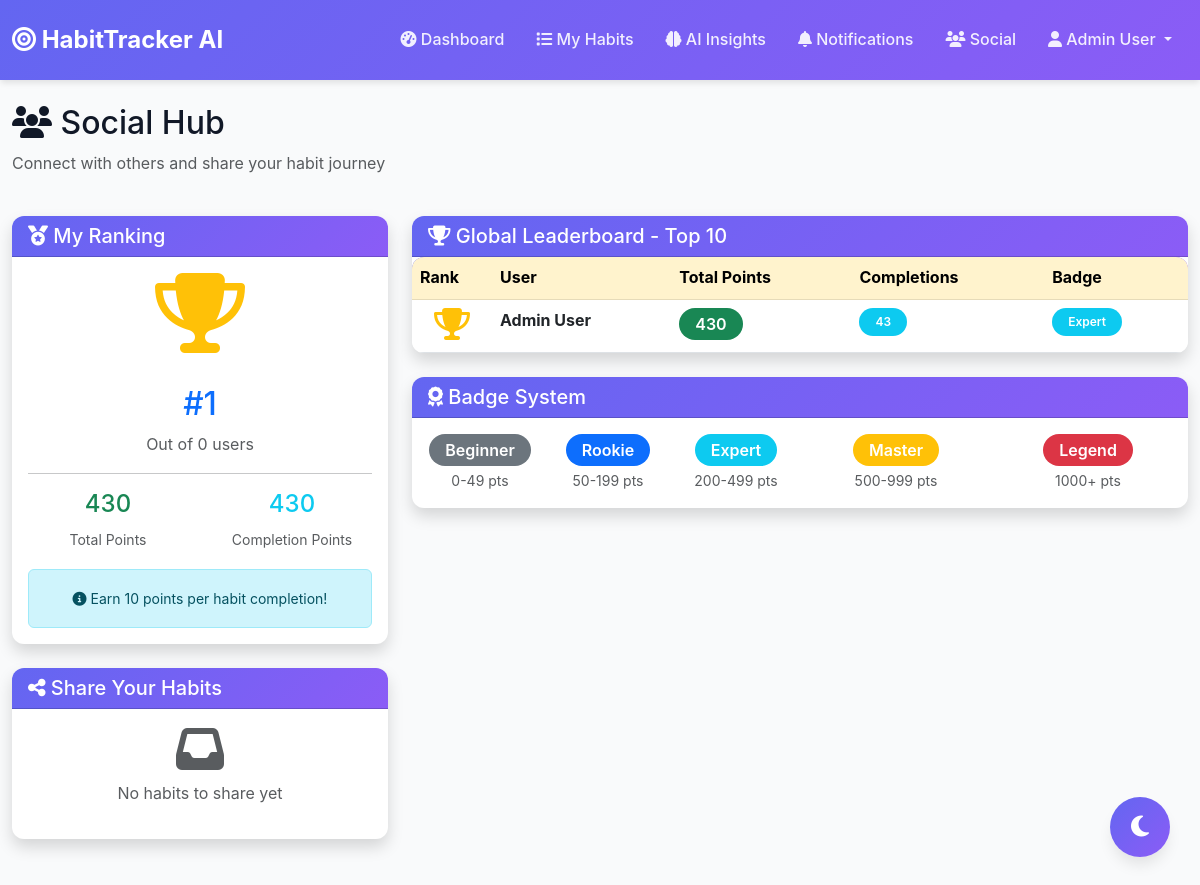
Page /user/social.php (signed in) on the committed database.
### tables this page shows
CREATE TABLE `leaderboard` (
  `leaderboard_id` int(11) NOT NULL,
  `user_id` int(11) NOT NULL,
  `total_points` int(11) DEFAULT 0,
  `streak_points` int(11) DEFAULT 0,
  `completion_points` int(11) DEFAULT 0,
  `rank_position` int(11) DEFAULT NULL,
  `last_updated` timestamp NOT NULL DEFAULT current_timestamp() ON UPDATE current_timestamp()
);

CREATE TABLE `users` (
  `user_id` int(11) NOT NULL,
  `name` varchar(100) NOT NULL,
  `email` varchar(150) NOT NULL,
  `password_hash` varchar(255) NOT NULL,
  `role` enum('USER','ADMIN') DEFAULT 'USER',
  `created_at` timestamp NOT NULL DEFAULT current_timestamp()
);

### user/social.php (the view, shortened to what this page needs)
<?php
require_once '../config/db.php';
$user_id = $_SESSION['user_id'];
$user_name = $_SESSION['name'];
$conn->query("SET @rank = 0");
$conn->query("UPDATE leaderboard SET rank_position = (@rank := @rank + 1) ORDER BY total_points DESC");
$leaderboard_query = "SELECT l.*, u.name, u.email
                      FROM leaderboard l
                      JOIN users u ON l.user_id = u.user_id
                      ORDER BY l.total_points DESC
                      LIMIT 10";
$leaderboard = $conn->query($leaderboard_query);
$my_rank_query = "SELECT * FROM leaderboard WHERE user_id = ?";
$stmt = $conn->prepare($my_rank_query);
$stmt->bind_param("i", $user_id);
$stmt->execute();
$my_rank = $stmt->get_result()->fetch_assoc();
$shareable_habits_query = "SELECT h.*, c.category_name,
                          (SELECT COUNT(*) FROM habit_logs WHERE habit_id = h.habit_id AND status = 'DONE') as total_completions,
                          sh.share_code, sh.shares_count, sh.views_count, sh.is_public
                          FROM habits h
                          LEFT JOIN categories c ON h.category_id = c.category_id
                          LEFT JOIN shared_habits sh ON h.habit_id = sh.habit_id
                          WHERE h.user_id = ?
                          ORDER BY h.created_at DESC";
$stmt = $conn->prepare($shareable_habits_query);
$stmt->bind_param("i", $user_id);
$stmt->execute();
$shareable_habits = $stmt->get_result();
$total_users_query = "SELECT COUNT(*) as count FROM users WHERE role = 'USER'";
$total_users = $conn->query($total_users_query)->fetch_assoc()['count'];
?>
<!DOCTYPE html>
<html lang="en">
<head>
    <link href="https://cdn.jsdelivr.net/npm/bootstrap@5.3.0/dist/css/bootstrap.min.css" rel="stylesheet">
    <link rel="stylesheet" href="https://cdnjs.cloudflare.com/ajax/libs/font-awesome/6.4.0/css/all.min.css">
    <link rel="stylesheet" href="../assets/css/style.css">
</head>
<body>
    <nav class="navbar navbar-expand-lg navbar-dark">
        <div class="container-fluid">
            <a class="navbar-brand" href="../index.php">
                <i class="fas fa-bullseye"></i> HabitTracker AI
            </a>
            <div class="collapse navbar-collapse" id="navbarNav">
                <ul class="navbar-nav ms-auto">
                    <li class="nav-item">
                        <a class="nav-link" href="dashboard.php">
                            <i class="fas fa-tachometer-alt"></i> Dashboard
                        </a>
                    </li>
                    <li class="nav-item">
                        <a class="nav-link" href="habits.php">
                            <i class="fas fa-list"></i> My Habits
                        </a>
                    </li>
                    <li class="nav-item">
                        <a class="nav-link" href="insights.php">
                            <i class="fas fa-brain"></i> AI Insights
                        </a>
                    </li>
                    <li class="nav-item">
                        <a class="nav-link" href="notifications.php">
                            <i class="fas fa-bell"></i> Notifications
                        </a>
                    </li>
                    <li class="nav-item">
                        <a class="nav-link active" href="social.php">
                            <i class="fas fa-users"></i> Social
                        </a>
                    </li>
                    <li class="nav-item dropdown">
                        <a class="nav-link dropdown-toggle" href="#" id="userDropdown" role="button"
                           data-bs-toggle="dropdown">
                            <i class="fas fa-user"></i> <?php echo htmlspecialchars($user_name); ?>
                        </a>
                    </li>
                </ul>
            </div>
        </div>
    </nav>
    <div class="container-fluid py-4">
        <div class="row mb-4">
            <div class="col-12">
                <h2><i class="fas fa-users"></i> Social Hub</h2>
                <p class="text-muted">Connect with others and share your habit journey</p>
            </div>
        </div>
        <div class="row">
            <div class="col-lg-4 mb-4">
                <div class="card shadow border-primary">
                    <div class="card-header bg-primary text-white">
                        <h5 class="mb-0"><i class="fas fa-medal"></i> My Ranking</h5>
                    </div>
                    <div class="card-body text-center">
                        <div class="mb-3">
                            <?php if ($my_rank && $my_rank['rank_position'] <= 3): ?>
                                <i class="fas fa-trophy fa-5x text-warning mb-3"></i>
                            <?php else: ?>
                                <i class="fas fa-user-circle fa-5x text-primary mb-3"></i>
                            <?php endif; ?>
                        </div>
                        <h2 class="text-primary">#<?php echo $my_rank ? $my_rank['rank_position'] : 'N/A'; ?></h2>
                        <p class="text-muted">Out of <?php echo $total_users; ?> users</p>
                        <hr>
                        <div class="row text-center">
                            <div class="col-6">
                                <h4 class="text-success"><?php echo $my_rank ? $my_rank['total_points'] : 0; ?></h4>
                                <small class="text-muted">Total Points</small>
                            </div>
                            <div class="col-6">
                                <h4 class="text-info"><?php echo $my_rank ? $my_rank['completion_points'] : 0; ?></h4>
                                <small class="text-muted">Completion Points</small>
                            </div>
                        </div>
                        <div class="alert alert-info mt-3 mb-0">
                            <small><i class="fas fa-info-circle"></i> Earn 10 points per habit completion!</small>
                        </div>
                    </div>
                </div>
                <div class="card shadow mt-4">
                    <div class="card-header bg-success text-white">
                        <h5 class="mb-0"><i class="fas fa-share-alt"></i> Share Your Habits</h5>
                    </div>
                    <div class="card-body">
                        <?php if ($shareable_habits->num_rows > 0): ?>
                            <p class="text-muted small">Click share to get a shareable link for your habit</p>
                            <?php while ($habit = $shareable_habits->fetch_assoc()): ?>
                                <div class="card mb-2">
                                    <div class="card-body p-2">
                                        <div class="d-flex justify-content-between align-items-center">
                                            <div>
                                                <h6 class="mb-0"><?php echo htmlspecialchars($habit['title']); ?></h6>
                                                <small class="text-muted"><?php echo $habit['total_completions']; ?> completions</small>
                                            </div>
                                            <div>
                                                <?php if ($habit['share_code']): ?>
                                                    <span class="badge bg-success">Shared</span>
                                                <?php else: ?>
                                                    <form method="POST" style="display: inline;">
                                                        <input type="hidden" name="habit_id" value="<?php echo $habit['habit_id']; ?>">
                                                        <button type="submit" name="share_habit" class="btn btn-sm btn-primary">
                                                            <i class="fas fa-share"></i>
                                                        </button>
                                                    </form>
                                                <?php endif; ?>
                                            </div>
                                        </div>
                                    </div>
                                </div>
                            <?php endwhile; ?>
                        <?php else: ?>
                            <p class="text-center text-muted">
                                <i class="fas fa-inbox fa-3x mb-2"></i><br>
                                No habits to share yet
                            </p>
                        <?php endif; ?>
                    </div>
                </div>
            </div>
            <div class="col-lg-8">
                <div class="card shadow">
                    <div class="card-header bg-warning text-white">
                        <h5 class="mb-0"><i class="fas fa-trophy"></i> Global Leaderboard - Top 10</h5>
                    </div>
                    <div class="card-body p-0">
                        <div class="table-responsive">
                            <table class="table table-hover mb-0">
                                <thead class="table-warning">
                                    <tr>
                                        <th width="80">Rank</th>
                                        <th>User</th>
                                        <th>Total Points</th>
                                        <th>Completions</th>
                                        <th>Badge</th>
                                    </tr>
                                </thead>
                                <tbody>
                                    <?php if ($leaderboard->num_rows > 0): ?>
                                        <?php while ($rank = $leaderboard->fetch_assoc()):
                                            $is_current_user = ($rank['user_id'] === $user_id);
                                            $medal_icons = [1 => 'fa-trophy text-warning', 2 => 'fa-medal text-secondary', 3 => 'fa-medal text-danger'];
                                        ?>
                                            <tr <?php echo $is_current_user ? 'class="table-primary"' : ''; ?>>
                                                <td class="text-center">
                                                    <?php if ($rank['rank_position'] <= 3): ?>
                                                        <i class="fas <?php echo $medal_icons[$rank['rank_position']]; ?> fa-2x"></i>
                                                    <?php else: ?>
                                                        <h5 class="mb-0">#<?php echo $rank['rank_position']; ?></h5>
                                                    <?php endif; ?>
                                                </td>
                                                <td>
                                                    <strong><?php echo htmlspecialchars($rank['name']); ?></strong>
                                                </td>
                                                <td>
                                                    <span class="badge bg-success fs-6"><?php echo $rank['total_points']; ?></span>
                                                </td>
                                                <td>
                                                    <span class="badge bg-info"><?php echo $rank['completion_points'] / 10; ?></span>
                                                </td>
                                                <td>
                                                    <?php
                                                    if ($rank['total_points'] >= 1000) echo '<span class="badge bg-danger">Legend</span>';
                                                    elseif ($rank['total_points'] >= 500) echo '<span class="badge bg-warning">Master</span>';
                                                    elseif ($rank['total_points'] >= 200) echo '<span class="badge bg-info">Expert</span>';
                                                    elseif ($rank['total_points'] >= 50) echo '<span class="badge bg-primary">Rookie</span>';
                                                    else echo '<span class="badge bg-secondary">Beginner</span>';
                                                    ?>
                                                </td>
                                            </tr>
                                        <?php endwhile; ?>
                                    <?php endif; ?>
                                </tbody>
                            </table>
                        </div>
                    </div>
                </div>
                <div class="card shadow mt-4">
                    <div class="card-header bg-info text-white">
                        <h5 class="mb-0"><i class="fas fa-award"></i> Badge System</h5>
                    </div>
                    <div class="card-body">
                        <div class="row text-center">
                            <div class="col-md-2">
                                <span class="badge bg-secondary fs-6 mb-1">Beginner</span>
                                <p class="small text-muted mb-0">0-49 pts</p>
                            </div>
                            <div class="col-md-2">
                                <span class="badge bg-primary fs-6 mb-1">Rookie</span>
                                <p class="small text-muted mb-0">50-199 pts</p>
                            </div>
                            <div class="col-md-2">
                                <span class="badge bg-info fs-6 mb-1">Expert</span>
                                <p class="small text-muted mb-0">200-499 pts</p>
                            </div>
                            <div class="col-md-3">
                                <span class="badge bg-warning fs-6 mb-1">Master</span>
                                <p class="small text-muted mb-0">500-999 pts</p>
                            </div>
                            <div class="col-md-3">
                                <span class="badge bg-danger fs-6 mb-1">Legend</span>
                                <p class="small text-muted mb-0">1000+ pts</p>
                            </div>
                        </div>
                    </div>
                </div>
            </div>
        </div>
    </div>
    <button class="dark-mode-toggle" id="darkModeToggle">
        <i class="fas fa-moon"></i>
    </button>
</body>
</html>

### rows in the picture
leaderboard: rank_position "1", total_points "430", completion_points "430", user.name "Admin User", $rank['completion_points']/10 "43", shows "Expert"

### other values in the picture
$user_name "Admin User"
$total_users "0"
